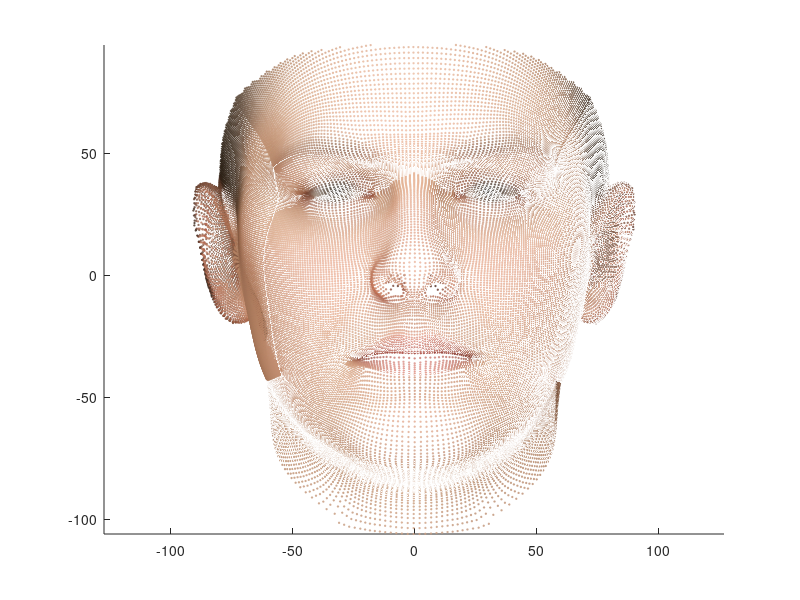

Write MATLAB code to recreate this figure.
fileID = fopen('./avg_shape.txt','r');
shape = fscanf(fileID,"%f",3*53149);
shape = reshape(shape, [3, 53149]);

fileID = fopen('./avg_reflectance.txt','r');
A = fscanf(fileID,"%f",3*53149);
reflectance = reshape(A, [3,53149]);

figure(1)
hold on
axis equal
scatter3(shape(1,:),shape(2,:),shape(3,:),1, reflectance.');